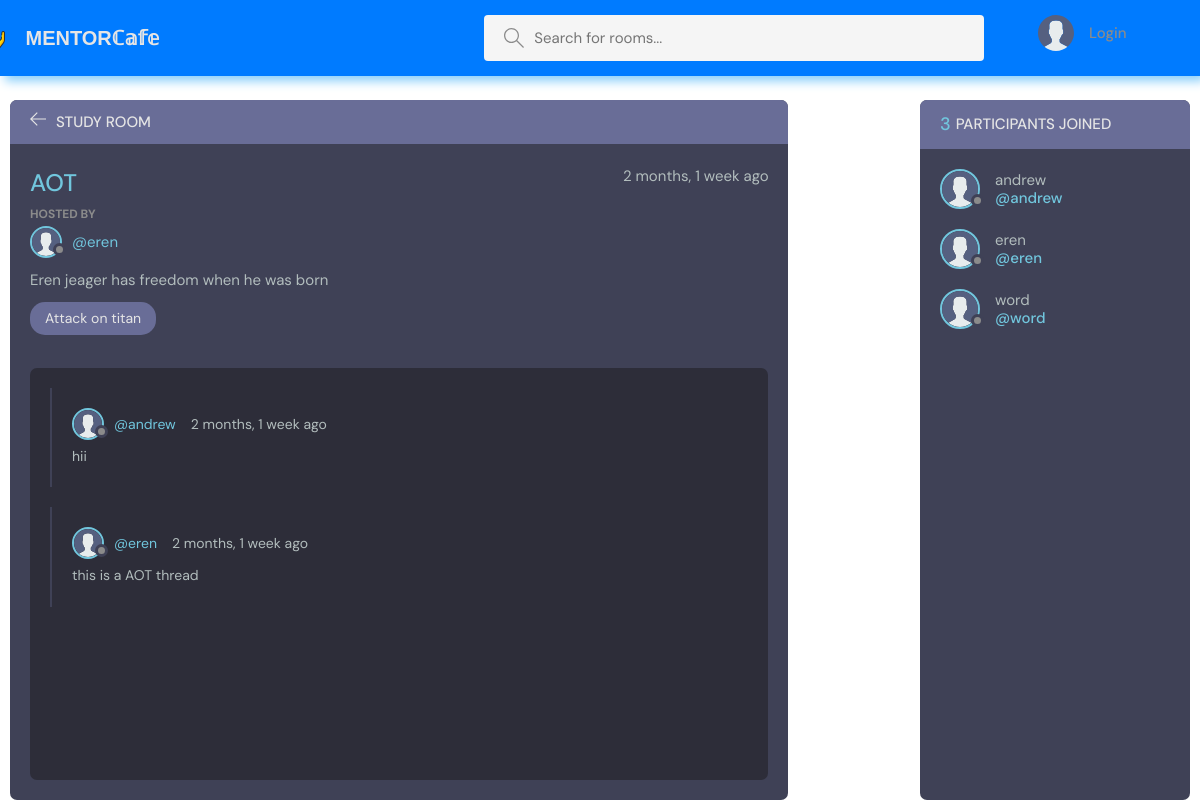
The app's page /room/12 with its own data.
### base/models.py (models this page shows, shortened)
class Room(models.Model):
    host = models.ForeignKey(User,on_delete=models.SET_NULL,null=True)
    topic = models.ForeignKey(Topic,on_delete=models.SET_NULL,null=True)
    name = models.CharField(max_length=255)
    description = models.TextField(null=True,blank=True)
    participants = models.ManyToManyField(User,related_name='participants',blank=True)
    updated = models.DateTimeField(auto_now_add=True)
    created = models.DateTimeField(auto_now_add=True)
    class Meta:
        ordering = ['-updated','created']

class Topic(models.Model):
    name = models.CharField(max_length=255)

class Message(models.Model):
    user = models.ForeignKey(User,on_delete=models.CASCADE)
    room = models.ForeignKey(Room,on_delete=models.CASCADE)
    body = models.TextField()
    updated = models.DateTimeField(auto_now_add=True)
    created = models.DateTimeField(auto_now_add=True)

### base/views.py (the view, shortened to what this page needs)
# urls.py: path('room/<slug:pk>', views.room, name ="room"),
def room(request,pk):
    room = Room.objects.get(id=pk)
    room_messages = room.message_set.all().order_by('-created')
    participants = room.participants.all()
    context = {'room' : room, 'room_messages' : room_messages, 'participants':participants}
    return render(request, 'base/room.html',context)

### base/templates/base/room.html (shortened to what this page needs)
{% extends 'main.html' %}
{% load static%}
{% block content %}
<main class="profile-page layout layout--2">
  <div class="container">
    <div class="room">
      <div class="room__top">
        <div class="room__topLeft">
          <a href="{% url 'home' %}">
            <svg version="1.1" xmlns="http://www.w3.org/2000/svg" width="32" height="32" viewBox="0 0 32 32">
              <title>arrow-left</title>
              <path
                d="M13.723 2.286l-13.723 13.714 13.719 13.714 1.616-1.611-10.96-10.96h27.625v-2.286h-27.625l10.965-10.965-1.616-1.607z"
              ></path>
            </svg>
          </a>
          <h3>Study Room</h3>
        </div>
      </div>
      <div class="room__box scroll">
        <div class="room__header scroll">
          <div class="room__info">
            <h3>{{room.name}}</h3>
            <span>{{room.created|timesince}} ago</span>
          </div>
          <div class="room__hosted">
            <p>Hosted By</p>
            <a href="{% url 'profile' room.host.id %}" class="room__author">
              <div class="avatar avatar--small">
                <img src="{% static 'images/avatar.svg'%}" />
              </div>
              <span>@{{room.host}}</span>
            </a>
          </div>
          <div class="room__details">
            {{room.description}}
          </div>
          <span class="room__topics">{{room.topic.name}}</span>
        </div>
        <div class="room__conversation">
          <div class="threads scroll">
            {%for message in room_messages %}
            <div class="thread">
              <div class="thread__top">
                <div class="thread__author">
                  <a href="{% url 'profile' message.user.id %}" class="thread__authorInfo">
                    <div class="avatar avatar--small">
                      <img src="{% static 'images/avatar.svg'%}" />
                    </div>
                    <span>@{{message.user}}</span>
                  </a>
                  <span class="thread__date">{{message.created|timesince}} ago</span>
                </div>
              </div>
              <div class="thread__details">
                {{message.body}}
              </div>
            </div>
            {%endfor%}
          </div>
        </div>
      </div>
      <div class="room__message">
      </div>
    </div>
    <div class="participants">
      <h3 class="participants__top"><span style="font-size: 18px;">{{participants.count}}</span> Participants Joined </h3>
      <div class="participants__list scroll">
        {%for user in participants%}
        <a href="{% url 'profile' user.id %}" class="participant">
          <div class="avatar avatar--medium">
            <img src="{% static 'images/avatar.svg'%}" />
          </div>
          <p>
            {{user.username}}
            <span>@{{user.username}}</span>
          </p>
        </a>
        {%endfor%}
      </div>
    </div>
  </div>
</main>
{%endblock%}

### records on screen
Room: name "AOT", created "2 months, 1 week", host "eren", description "Eren jeager has freedom when he was born", topic.name "Attack on titan"
Message: user "andrew", created "2 months, 1 week", body "hii"
Message: user "eren", created "2 months, 1 week", body "this is a AOT thread"

### other values on screen
{{ participants.count }} "3"
{{ user.username }} "andrew"
{{ user.username }} "eren"
{{ user.username }} "word"
